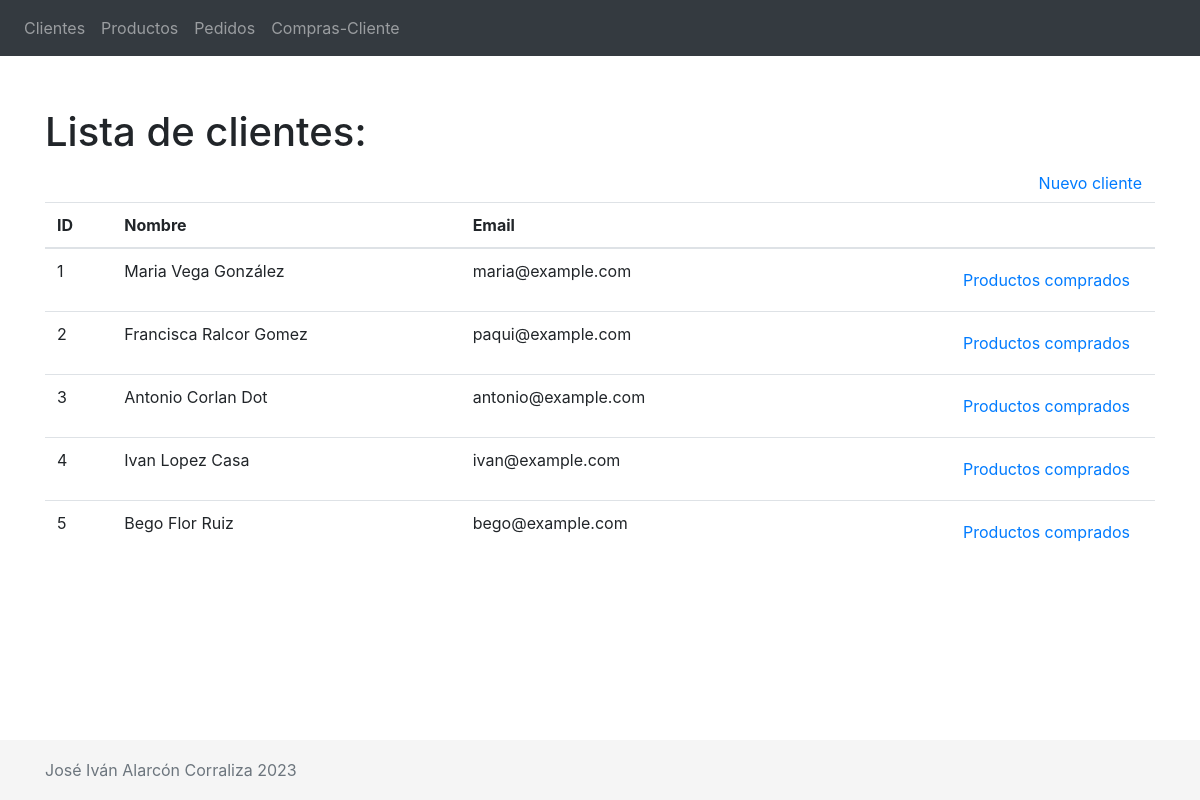
The app's page /web-php/customers.php with its own data.
### tables this page shows
CREATE TABLE IF NOT EXISTS cliente(
	id INT NOT NULL AUTO_INCREMENT,
	nombre VARCHAR(50) NOT NULL,
	email VARCHAR(50) NOT NULL,
	PRIMARY KEY (id)
	);

### web-php/customers.php (the view)
<html>
<head>
    <?php include('include/header.php'); ?>
</head>
<body>
<?php include('include/navbar.php'); ?>
<main class="container">
<?php
    $servername = "mysql-container";
    $username = "ivan";
    $password = "ivan1234";
    $dbname = "db-lamp";
	$conn = new mysqli($servername, $username, $password, $dbname);
	if ($conn->connect_error) {
		echo "<div class='alert alert-danger mt-5'>".
             "<strong>Connection failed:</strong> " . $conn->connect_error.
			 "</div>";
	} else {
		$sql = "SELECT * FROM cliente";
		$result = $conn->query($sql);
		if ($result->num_rows > 0) {
		    echo "<div><div clas='clearfix'><h1 class='mt-5'>Lista de clientes:</h1><a href='/register_customer.php' class='btn btn-default float-right'>Nuevo cliente</a></div></div>";
		    echo "<table class='table'><thead><tr>";
		    echo "<th>ID</th>";
		    echo "<th>Nombre</th>";
		    echo "<th>Email</th>";
		    echo "<th></th>";
		    echo "</tr></thead>";
		    echo "<tbody>";
		    while($row = $result->fetch_assoc()) {
			echo "<tr>";
			echo "<td>". $row["id"]. "</td>";
			echo "<td>". $row["nombre"]. "</td>";
			echo "<td>". $row["email"]. "</td>";
			echo "<td><a href='/customer_products.php?cliente=".$row["nombre"]."' class='btn btn-default float-right'>Productos comprados</a></td>";
			echo "</tr>";
		    }
		    echo "</tbody>";
		    echo "</table>";
		} else {
            echo "<div><div clas='clearfix'><h1 class='mt-5'>Lista de clientes:</h1><a href='/register_customer.php' class='btn btn-default float-right'>Nuevo cliente</a></div></div>";
		    echo "<div class='alert alert-danger mt-5'><strong>Cliente no registrado</strong></div>";
		}
	}
?>
</main>
<?php include('include/footer.php'); ?>
</body>
</html>

### web-php/include/header.php (shortened to what this page needs)
<link rel="stylesheet" href="https://stackpath.bootstrapcdn.com/bootstrap/4.1.3/css/bootstrap.min.css">
<link rel="stylesheet" href="https://use.fontawesome.com/releases/v5.2.0/css/all.css">

### web-php/include/navbar.php
<header>
	<nav class="navbar navbar-expand-md fixed-top navbar-dark bg-dark">
  	<ul class="navbar-nav">
    		<li class="nav-item"><a class="nav-link" href="customers.php">Clientes</a></li>
    		<li class="nav-item"><a class="nav-link" href="products.php">Productos</a></li>
    		<li class="nav-item"><a class="nav-link" href="orders.php">Pedidos</a></li>
    		<li class="nav-item"><a class="nav-link" href="customer_products.php">Compras-Cliente</a></li>
	</ul>
	</nav>
</header>

### web-php/include/footer.php
<footer class="footer">
	<div class="container float-center">
	<span class="text-muted"><?php echo "José Iván Alarcón Corraliza ". date('Y'); ?></span>
	</div>
</footer>

### web-php/include/header.php (style rules this page uses)
main.container { padding: 60px 15px 0; }
.footer { position: absolute; bottom: 0; width: 100%; height: 60px; line-height: 60px; background-color: #f5f5f5; }

### records on screen
cliente: id "1", nombre "Maria Vega González", email "maria@example.com"
cliente: id "2", nombre "Francisca Ralcor Gomez", email "paqui@example.com"
cliente: id "3", nombre "Antonio Corlan Dot", email "antonio@example.com"
cliente: id "4", nombre "Ivan Lopez Casa", email "ivan@example.com"
cliente: id "5", nombre "Bego Flor Ruiz", email "bego@example.com"
